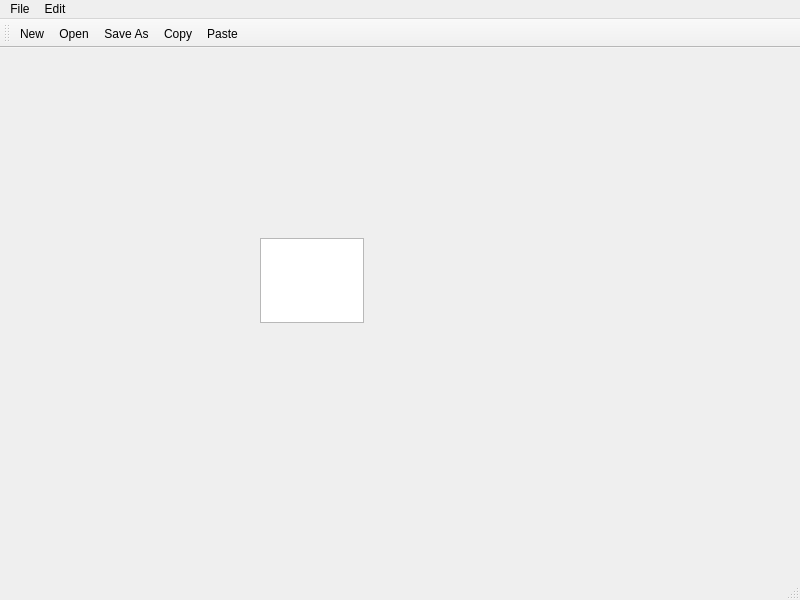
<?xml version="1.0" encoding="UTF-8"?>
<ui version="4.0">
 <class>MainWindow</class>
 <widget class="QMainWindow" name="MainWindow">
  <property name="geometry">
   <rect>
    <x>0</x>
    <y>0</y>
    <width>800</width>
    <height>600</height>
   </rect>
  </property>
  <property name="windowTitle">
   <string>MainWindow</string>
  </property>
  <widget class="QWidget" name="centralwidget">
   <widget class="QTextEdit" name="textEdit">
    <property name="geometry">
     <rect>
      <x>260</x>
      <y>190</y>
      <width>104</width>
      <height>85</height>
     </rect>
    </property>
   </widget>
  </widget>
  <widget class="QMenuBar" name="menubar">
   <property name="geometry">
    <rect>
     <x>0</x>
     <y>0</y>
     <width>800</width>
     <height>25</height>
    </rect>
   </property>
   <widget class="QMenu" name="menuFile">
    <property name="title">
     <string>File</string>
    </property>
    <addaction name="actionNew"/>
    <addaction name="actionOpen"/>
    <addaction name="actionSave"/>
    <addaction name="actionSave_2"/>
    <addaction name="actionPrint"/>
    <addaction name="actionExit"/>
   </widget>
   <widget class="QMenu" name="menuEdit">
    <property name="title">
     <string>Edit</string>
    </property>
    <addaction name="actionCopy"/>
    <addaction name="actionPaste"/>
    <addaction name="actioncut"/>
    <addaction name="actionUndo"/>
    <addaction name="actionRedo"/>
   </widget>
   <addaction name="menuFile"/>
   <addaction name="menuEdit"/>
  </widget>
  <widget class="QStatusBar" name="statusbar"/>
  <widget class="QToolBar" name="toolBar">
   <property name="windowTitle">
    <string>toolBar</string>
   </property>
   <attribute name="toolBarArea">
    <enum>TopToolBarArea</enum>
   </attribute>
   <attribute name="toolBarBreak">
    <bool>false</bool>
   </attribute>
   <addaction name="actionNew"/>
   <addaction name="actionOpen"/>
   <addaction name="actionSave"/>
   <addaction name="actionCopy"/>
   <addaction name="actionPaste"/>
  </widget>
  <action name="actionNew">
   <property name="icon">
    <iconset resource="Resources.qrc">
     <normaloff>:/images/Icons/New.bmp</normaloff>:/images/Icons/New.bmp</iconset>
   </property>
   <property name="text">
    <string>New</string>
   </property>
   <property name="shortcut">
    <string>Ctrl+N</string>
   </property>
  </action>
  <action name="actionOpen">
   <property name="icon">
    <iconset resource="Resources.qrc">
     <normaloff>:/images/Icons/Open.bmp</normaloff>:/images/Icons/Open.bmp</iconset>
   </property>
   <property name="text">
    <string>Open</string>
   </property>
   <property name="shortcut">
    <string>Ctrl+O</string>
   </property>
  </action>
  <action name="actionSave">
   <property name="icon">
    <iconset resource="Resources.qrc">
     <normaloff>:/images/Icons/Save.bmp</normaloff>:/images/Icons/Save.bmp</iconset>
   </property>
   <property name="text">
    <string>Save As</string>
   </property>
  </action>
  <action name="actionCopy">
   <property name="icon">
    <iconset resource="Resources.qrc">
     <normaloff>:/images/Icons/Copy.bmp</normaloff>:/images/Icons/Copy.bmp</iconset>
   </property>
   <property name="text">
    <string>Copy</string>
   </property>
  </action>
  <action name="actionPaste">
   <property name="icon">
    <iconset resource="Resources.qrc">
     <normaloff>:/images/Icons/Paste.bmp</normaloff>:/images/Icons/Paste.bmp</iconset>
   </property>
   <property name="text">
    <string>Paste</string>
   </property>
  </action>
  <action name="actionUndo">
   <property name="text">
    <string>Undo</string>
   </property>
   <property name="shortcut">
    <string>Ctrl+Z</string>
   </property>
  </action>
  <action name="actionRedo">
   <property name="text">
    <string>Redo</string>
   </property>
   <property name="shortcut">
    <string>Ctrl+Z</string>
   </property>
  </action>
  <action name="actioncut">
   <property name="text">
    <string>Cut</string>
   </property>
  </action>
  <action name="actionExit">
   <property name="text">
    <string>Exit</string>
   </property>
   <property name="shortcut">
    <string>Ctrl+Q</string>
   </property>
  </action>
  <action name="actionPrint">
   <property name="text">
    <string>Print</string>
   </property>
   <property name="shortcut">
    <string>Ctrl+P</string>
   </property>
  </action>
  <action name="actionSave_2">
   <property name="text">
    <string>Save</string>
   </property>
   <property name="shortcut">
    <string>Ctrl+S</string>
   </property>
  </action>
 </widget>
 <resources>
  <include location="Resources.qrc"/>
 </resources>
 <connections/>
</ui>
